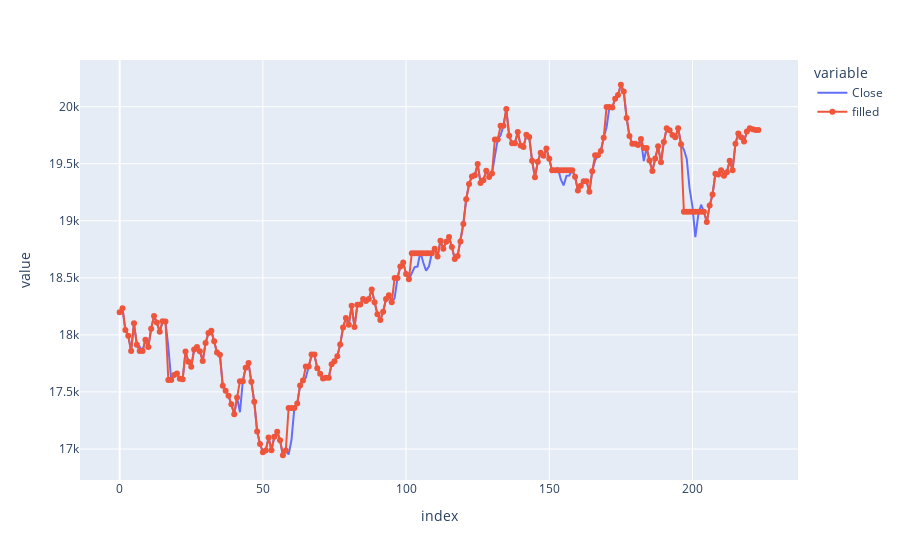

Write notebook code for a chart like this one.
### Code cell
fig = px.line(data_frame=data, x=data.index, y=['Close'], height=500)
fig.add_scatter(x=data.index, y=data_missing['Close'].bfill(), mode='lines+markers', name='filled')
fig.show()

### Figure 1 — Plotly figure (JSON) as saved in the notebook; plotly's stock layout.template omitted (floating-point values rounded to 4 significant figures; data arrays with more than 128 entries replaced by an {"elided": "..."} marker saying what was removed)
{"data": [{"hovertemplate": "variable=Close<br>index=%{x}<br>value=%{y}<extra></extra>", "legendgroup": "Close", "line": {"color": "#636efa", "dash": "solid"}, "marker": {"symbol": "circle"}, "mode": "lines", "name": "Close", "orientation": "v", "showlegend": true, "type": "scatter", "x": {"elided": "224 int values"}, "xaxis": "x", "y": {"elided": "224 float values"}, "yaxis": "y"}, {"mode": "lines+markers", "name": "filled", "type": "scatter", "x": {"elided": "224 int values"}, "y": {"elided": "224 float values"}}], "layout": {"autosize": true, "legend": {"title": {"text": "variable"}, "tracegroupgap": 0}, "margin": {"t": 60}, "xaxis": {"anchor": "y", "autorange": true, "domain": [0, 1], "range": [-13.66, 236.7], "title": {"text": "index"}, "type": "linear"}, "yaxis": {"anchor": "x", "autorange": true, "domain": [0, 1], "range": [16720.0, 20420.0], "title": {"text": "value"}, "type": "linear"}}}
